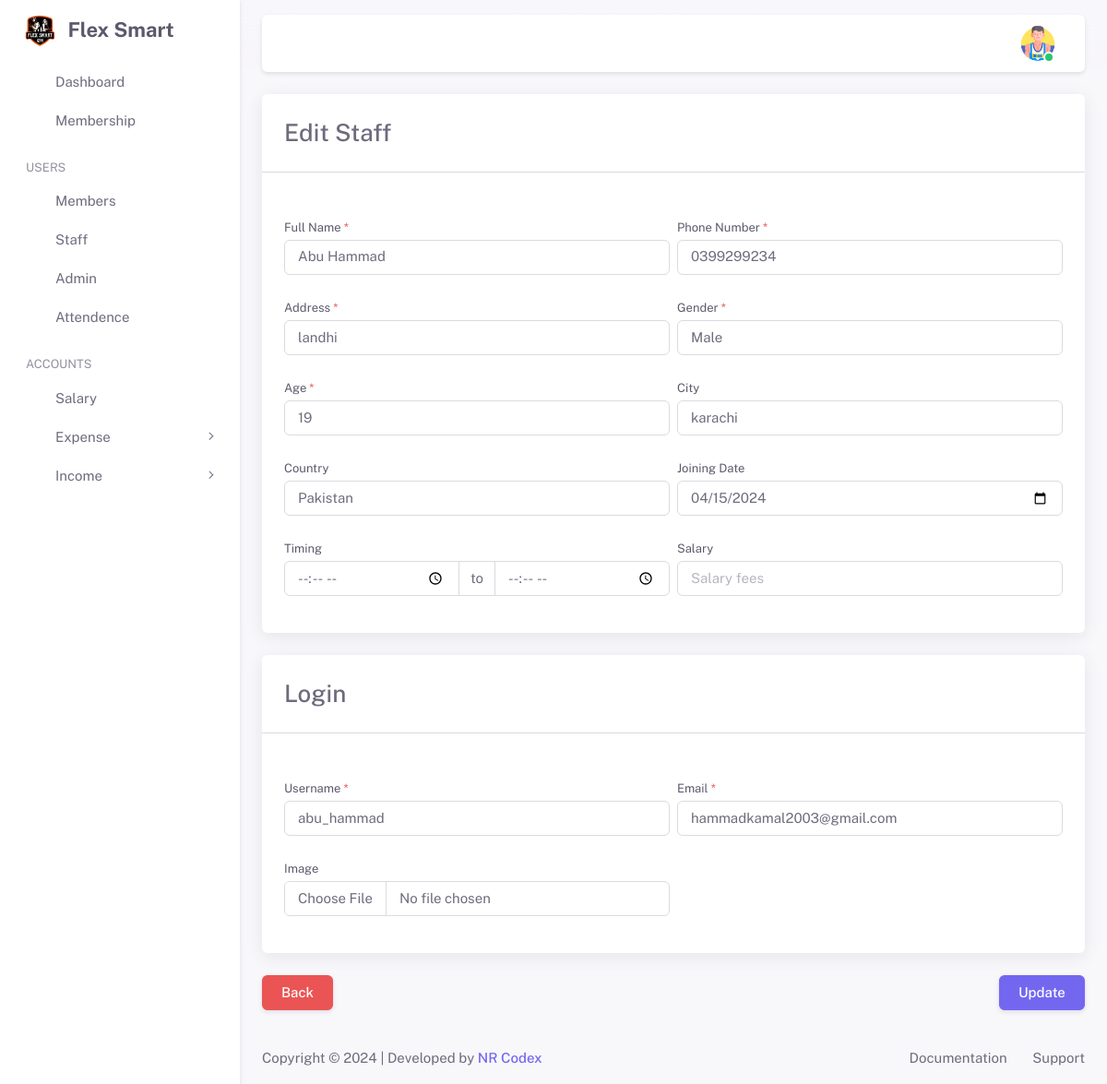
Screenshot of /admin/staff-edit.php?edit_staff=3 (signed in) with the database file from the repository.
### tables this page shows
CREATE TABLE `users_detail` (
  `users_detail_id` int(11) NOT NULL,
  `registration_num` int(11) DEFAULT NULL,
  `full_name` varchar(100) DEFAULT NULL,
  `Phone` varchar(50) DEFAULT NULL,
  `address` varchar(100) DEFAULT NULL,
  `gender` varchar(50) DEFAULT NULL,
  `age` int(11) DEFAULT NULL,
  `city` varchar(50) DEFAULT NULL,
  `country` varchar(50) DEFAULT NULL,
  `image` varchar(255) DEFAULT NULL,
  `membership_id` int(11) DEFAULT NULL,
  `admission_fees` varchar(50) DEFAULT NULL,
  `monthly_fees` varchar(50) DEFAULT NULL,
  `salary` varchar(100) DEFAULT NULL,
  `joining_date` varchar(50) DEFAULT NULL,
  `end_date` varchar(50) DEFAULT NULL,
  `start_timing` varchar(100) DEFAULT NULL,
  `end_timing` varchar(100) DEFAULT NULL,
  `login_time` datetime DEFAULT NULL,
  `logout_time` datetime DEFAULT NULL,
  `created_by` varchar(100) DEFAULT NULL,
  `created_date` varchar(100) DEFAULT NULL,
  `updated_by` varchar(100) DEFAULT NULL,
  `updated_date` varchar(100) DEFAULT NULL
);

CREATE TABLE `users` (
  `user_id` int(11) NOT NULL,
  `username` varchar(100) DEFAULT NULL,
  `email` varchar(100) DEFAULT NULL,
  `password` varchar(255) DEFAULT NULL,
  `role_id` int(11) DEFAULT NULL,
  `token` varchar(255) DEFAULT NULL,
  `status` varchar(50) DEFAULT NULL,
  `users_detail_id` int(11) DEFAULT NULL,
  `created_by` varchar(100) DEFAULT NULL,
  `created_date` varchar(100) DEFAULT NULL,
  `updated_by` varchar(100) DEFAULT NULL,
  `updated_date` varchar(100) DEFAULT NULL
);

### admin/staff-edit.php (the view, shortened to what this page needs)
<?php
include_once ('../includes/functions.php');
if (isset($_GET['edit_staff'])) {
    $edit_id = mysqli_real_escape_string($conn, $_GET['edit_staff']);
    $select_query = mysqli_query($conn, "SELECT users.user_id, users.username, users.email, users.password,
    users_detail.users_detail_id, users_detail.full_name, users_detail.Phone, users_detail.address, users_detail.gender,
    users_detail.age, users_detail.city, users_detail.country, users_detail.image, users_detail.joining_date, users_detail.salary, users_detail.start_timing,
    users_detail.end_timing,
    role.role_id, role.name
    FROM users
    INNER JOIN users_detail ON users_detail.users_detail_id = users.users_detail_id
    LEFT JOIN role ON role.role_id = users.role_id
    WHERE users.user_id = '$edit_id';");
    $check = mysqli_num_rows($select_query);
    if ($check > 0) {
        $fetch_staff = mysqli_fetch_assoc($select_query);
        include_once ('./inc/header.php');
        include_once ('./inc/sidebar.php');
        include_once ('./inc/navbar.php');
        ?>
        <div class="container-xxl flex-grow-1 container-p-y">
            <div class="row">
                <form method="POST" id="add_staff_form" enctype="multipart/form-data">
                    <div class="col-lg-12">
                        <div class="card mb-4">
                            <h3 class="card-header">Edit Staff</h3>
                            <hr class="my-4 mt-0">
                            <div class="card-body">
                                <div class="row g-2">
                                    <div class="col-md-6 col-12 mb-3">
                                        <label for="" class="form-label">Full Name
                                            <span class="text-danger">*</span>
                                        </label>
                                        <input class="form-control" type="text" placeholder="Full Name" id="full_name"
                                            name="full_name" value="<?= $fetch_staff['full_name'] ?>" />
                                    </div>
                                    <div class="col-md-6 col-12 mb-3">
                                        <label for="phone_no" class="form-label">Phone Number
                                            <span class="text-danger">*</span>
                                        </label>
                                        <input type="text" id="phone_no" name="phone_no" class="form-control"
                                            placeholder="Phone Number" value="<?= $fetch_staff['Phone'] ?>">
                                    </div>
                                    <div class="col-md-6 col-12 mb-3">
                                        <label for="address" class="form-label">Address
                                            <span class="text-danger">*</span>
                                        </label>
                                        <input type="text" id="address" name="address" placeholder="Address"
                                            class="form-control" value="<?= $fetch_staff['address'] ?>">
                                    </div>
                                    <div class="col-md-6 col-12 mb-3">
                                        <label for="gender" class="form-label">Gender
                                            <span class="text-danger">*</span>
                                        </label>
                                        <div class="input-group">
                                            <select id="gender" name="gender" class="form-control">
                                                <option value="<?= $fetch_staff['gender'] ?>"><?= $fetch_staff['gender'] ?>
                                                </option>
                                            </select>
                                        </div>
                                    </div>
                                    <div class="col-md-6 col-12 mb-3">
                                        <label for="age" class="form-label">Age
                                            <span class="text-danger">*</span>
                                        </label>
                                        <input type="text" id="age" name="age" placeholder="Age" class="form-control"
                                            value="<?= $fetch_staff['age'] ?>">
                                    </div>
                                    <div class="col-md-6 col-12 mb-3">
                                        <label for="city" class="form-label">City</label>
                                        <input type="text" id="city" name="city" placeholder="City" class="form-control"
                                            value="<?= $fetch_staff['city'] ?>">
                                    </div>
                                    <div class="col-md-6 col-12 mb-3">
                                        <label for="country" class="form-label">Country</label>
                                        <input type="text" id="country" name="country" placeholder="Country"
                                            class="form-control" value="<?= $fetch_staff['country'] ?>">
                                    </div>
                                    <div class="col-md-6 col-12 mb-3">
                                        <label for="joinning_date" class="form-label">Joining Date</label>
                                        <input type="date" id="joinning_date" name="joinning_date" placeholder="MM/DD/YYYY"
                                            class="form-control" value="<?= $fetch_staff['joining_date'] ?>">
                                    </div>
                                    <div class="col-md-6 col-12 mb-3">
                                        <label for="start_timing" class="form-label">Timing</label>
                                        <div class="input-group input-daterange" id="bs-datepicker-daterange">
                                            <input type="time" id="start_timing" name="start_timing" placeholder="MM/DD/YYYY"
                                                class="form-control" value="<?= $fetch_staff['start_timing'] ?>">
                                            <span class="input-group-text">to</span>
                                            <input type="time" id="end_timing" name="end_timing" placeholder="MM/DD/YYYY"
                                                class="form-control" value="<?= $fetch_staff['end_timing'] ?>">
                                        </div>
                                    </div>
                                    <div class="col-md-6 col-12 mb-3">
                                        <label for="salary" class="form-label">Salary</label>
                                        <input type="text" id="monthly_fees" name="salary" placeholder="Salary fees"
                                            class="form-control" value="<?= $fetch_staff['salary'] ?>">
                                    </div>
                                </div>
                            </div>
                        </div>
                        <div class="card mb-4">
                            <h3 class="card-header">Login</h3>
                            <hr class="my-4 mt-0">
                            <div class="card-body">
                                <div class="row g-2">
                                    <div class="col-md-6 col-12 mb-3">
                                        <label for="username" class="form-label">Username
                                            <span class="text-danger">*</span>
                                        </label>
                                        <input type="text" id="username" name="username" placeholder="Username"
                                            class="form-control" value="<?= $fetch_staff['username'] ?>" />
                                    </div>
                                    <div class="col-md-6 col-12 mb-3">
                                        <label for="email" class="form-label">Email
                                            <span class="text-danger">*</span>
                                        </label>
                                        <input type="email" id="email" name="email" placeholder="abc@example.com"
                                            class="form-control" value="<?= $fetch_staff['email'] ?>" />
                                    </div>
                                    <div class="col-md-6 col-12 mb-3">
                                        <label for="password" class="form-label">Image
                                        </label>
                                        <div class="input-group">
                                            <input type="file" id="image" name="image" class="form-control">
                                        </div>
                                    </div>
                                </div>
                            </div>
                        </div>
                    </div>
                    <div class="row mt-3">
                        <div class="col-md-6 col-6 text-start">
                            <a type="button" href="staff-details" class="btn btn-danger text-white">Back</a>
                        </div>
                        <div class="col-md-6 col-6 text-end">
                            <button type="submit" class="btn btn-primary" name="update_staff">Update</button>
                        </div>
                    </div>
                </form>
            </div>
        </div>
        <?php
    }
}
?>
<?php
include_once ('./inc/footer.php');
?>

### admin/inc/navbar.php (shortened to what this page needs)
<?php
include_once('../includes/config.php');
$user_select = "SELECT users_detail.full_name, users_detail.image, role.name as role
FROM users
INNER JOIN users_detail ON users_detail.users_detail_id = users.users_detail_id
LEFT JOIN role ON role.role_id = users.role_id
WHERE users.user_id = '{$_SESSION['UID']}'
";
$result = mysqli_query($conn, $user_select);
while ($row = mysqli_fetch_assoc($result)) {
?>
    <div class="layout-page">
        <nav class="layout-navbar container-xxl navbar navbar-expand-xl navbar-detached align-items-center bg-navbar-theme" id="layout-navbar">
            <div class="navbar-nav-right d-flex align-items-center" id="navbar-collapse">
                <ul class="navbar-nav flex-row align-items-center ms-auto">
                    <li class="nav-item navbar-dropdown dropdown-user dropdown">
                        <a class="nav-link dropdown-toggle hide-arrow" href="javascript:void(0);" data-bs-toggle="dropdown">
                            <div class="avatar avatar-online">
                                <img src="<?php if (empty($row['image'])) {
                                                echo "../media/images/admin-profile.png";
                                            } else {
                                                echo '../media/images/' . $row['image'];
                                            } ?>" alt class="h-auto rounded-circle">
                            </div>
                        </a>
                    </li>
                </ul>
            </div>
        </nav>
    <?php
}
    ?>
    <div class="content-wrapper">

### assets/css/demo.css (style rules this page uses)
.layout-navbar-fixed .layout-wrapper:not(.layout-without-menu) .layout-page { padding-top: 64px !important; }
.layout-navbar-fixed .layout-wrapper:not(.layout-horizontal):not(.layout-without-menu) .layout-page { padding-top: 78px !important; }

### rows the page displays
users_detail: image (picture)
users: full_name "Abu Hammad", phone_no "0399299234", address "landhi", gender "Male", age "19", city "karachi", country "Pakistan", joinning_date "04/15/2024", username "abu_hammad", email "hammadkamal2003@gmail.com"
